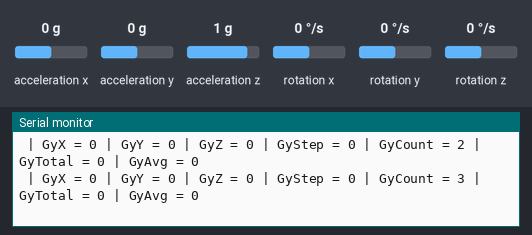
A sketch run on a simulated Arduino Uno, built with avr-gcc and run on an emulated ATmega328P. On the bench: the last lines printed to the serial monitor. Wiring (inferred from the names in the program): MPU-6050 motion sensor at I2C address 0x68. The inputs (shaded band) are chosen by the test bench; at power-on: rotation x 0 °/s, rotation y 0 °/s, rotation z 0 °/s, acceleration x 0 g, acceleration y 0 g, acceleration z 1 g.

Above: at 1.3 s.
1.4 s: rotation x set to -192 °/s
At 2.0 s:
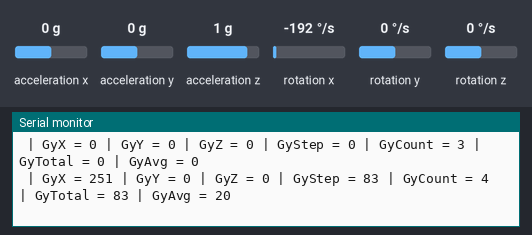
2.9 s: rotation y set to -192 °/s
At 3.6 s:
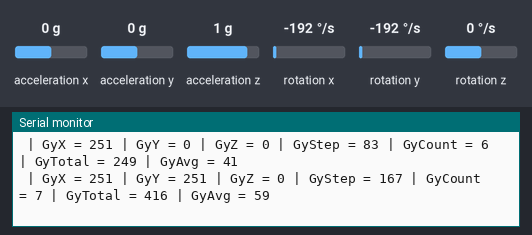
4.4 s: rotation z set to -192 °/s
At 5.2 s:
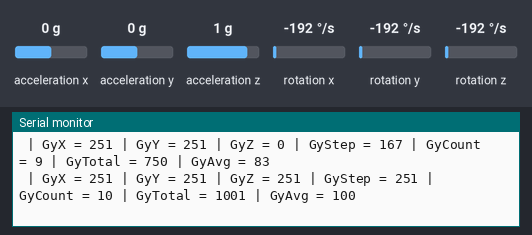
Timing chart, 0 to 7.4 s (numbered marks = the images above; inputs shaded):
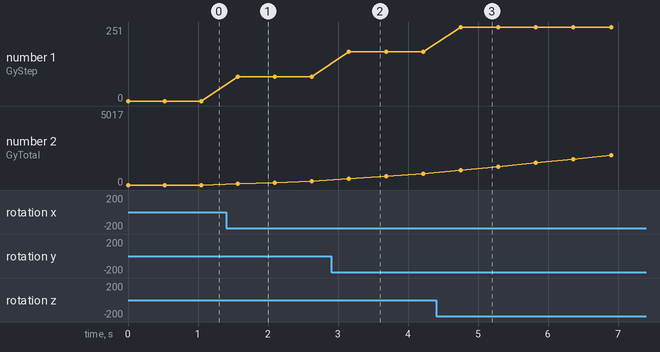

The sketch:

mpu_6050.ino
```cpp
// MPU-6050 Short Example Sketch
// By Arduino User JohnChi
// August 17, 2014
// Public Domain
#include <Wire.h>
const int MPU=0x68;  // I2C address of the MPU-6050
int16_t AcX,AcY,AcZ,Tmp,GyX,GyY,GyZ;
int GyStep = 0;
int GyCount = 0;
long GyTotal = 0L;
void setup(){
  Wire.begin();
  Wire.beginTransmission(MPU);
  Wire.write(0x6B);  // PWR_MGMT_1 register
  Wire.write(0);     // set to zero (wakes up the MPU-6050)
  Wire.endTransmission(true);
  Serial.begin(9600);
}
void loop(){
  Wire.beginTransmission(MPU);
  Wire.write(0x3B);  // starting with register 0x3B (ACCEL_XOUT_H)
  Wire.endTransmission(false);
  Wire.requestFrom(MPU,14,true);  // request a total of 14 registers
  AcX=Wire.read()<<8|Wire.read();  // 0x3B (ACCEL_XOUT_H) & 0x3C (ACCEL_XOUT_L)
  AcY=Wire.read()<<8|Wire.read();  // 0x3D (ACCEL_YOUT_H) & 0x3E (ACCEL_YOUT_L)
  AcZ=Wire.read()<<8|Wire.read();  // 0x3F (ACCEL_ZOUT_H) & 0x40 (ACCEL_ZOUT_L)
  Tmp=Wire.read()<<8|Wire.read();  // 0x41 (TEMP_OUT_H) & 0x42 (TEMP_OUT_L)
  GyX=Wire.read()<<8|Wire.read();  // 0x43 (GYRO_XOUT_H) & 0x44 (GYRO_XOUT_L)
  GyY=Wire.read()<<8|Wire.read();  // 0x45 (GYRO_YOUT_H) & 0x46 (GYRO_YOUT_L)
  GyZ=Wire.read()<<8|Wire.read();  // 0x47 (GYRO_ZOUT_H) & 0x48 (GYRO_ZOUT_L)
  GyX = GyX / 100;
  GyY = GyY / 100;
  GyZ = GyZ / 100;
  if (GyX < 0) GyX = GyX * -1;
  if (GyY < 0) GyY = GyY * -1;
  if (GyZ < 0) GyZ = GyZ * -1;
  GyCount+=1;
  GyStep=(GyX+GyY+GyZ)/3;
  GyTotal+=GyStep;
  /*
  Serial.print("AcX = "); Serial.print(AcX);
  Serial.print(" | AcY = "); Serial.print(AcY);
  Serial.print(" | AcZ = "); Serial.print(AcZ);
  Serial.print(" | Tmp = "); Serial.print(Tmp/340.00+36.53);  //equation for temperature in degrees C from datasheet
  */
  Serial.print(" | GyX = "); Serial.print(GyX);
  Serial.print(" | GyY = "); Serial.print(GyY);
  Serial.print(" | GyZ = "); Serial.print(GyZ);
  Serial.print(" | GyStep = "); Serial.print(GyStep);
  Serial.print(" | GyCount = "); Serial.print(GyCount);
  Serial.print(" | GyTotal = "); Serial.print(GyTotal);
  Serial.print(" | GyAvg = "); Serial.println(GyTotal / GyCount);
  delay(500);
}
```

Measured:
- after the input at 1.4 s, the serial monitor: prints a new line after 0.17 s (image 1)
- after the input at 2.9 s, the serial monitor: prints a new line after 0.26 s (image 2)
- after the input at 4.4 s, the serial monitor: prints a new line after 0.35 s (image 3)
- plotted number 1: 0 → 83 after the input at 1.4 s, 83 → 167 after the input at 2.9 s
- plotted number 2: 0 → 249 after the input at 1.4 s, 249 → 750 after the input at 2.9 s, 750 → 5017 after the input at 4.4 s
